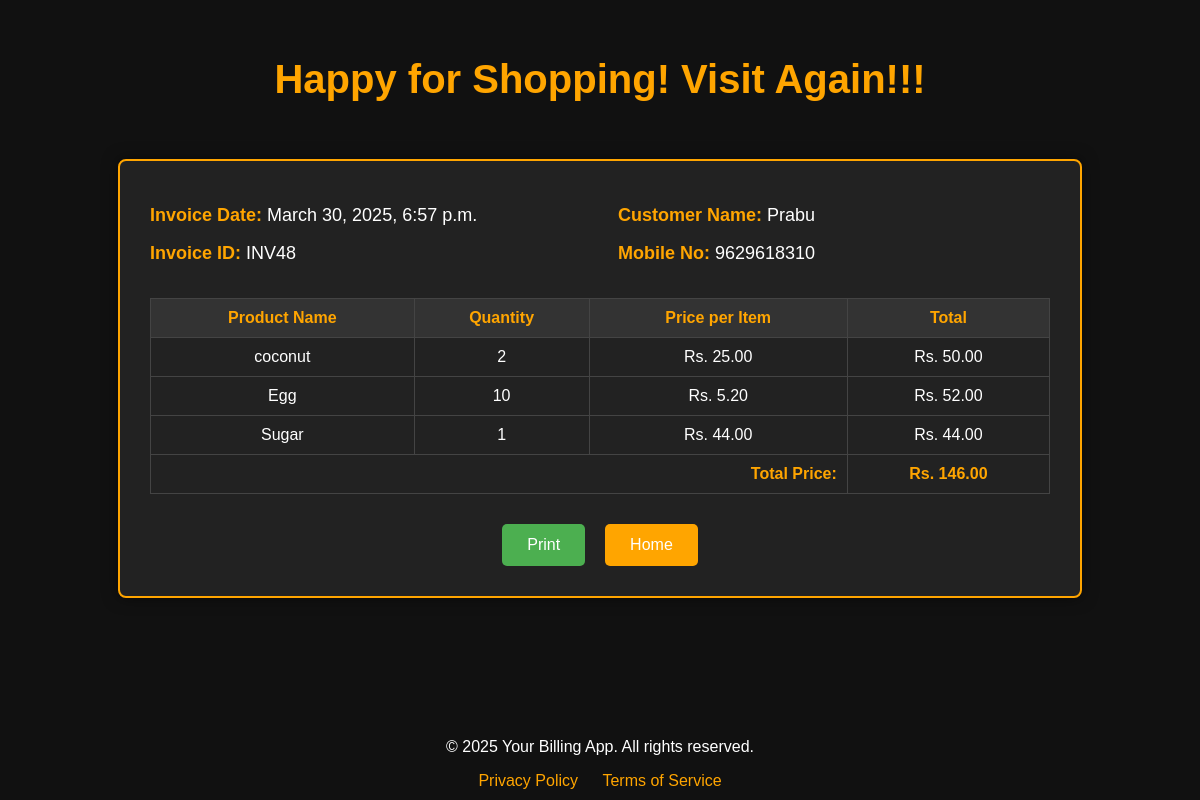
Page /print/ on the committed database.
### zero/models.py (models this page shows, shortened)
class Invoice(models.Model):
	invoiceid = models.AutoField(auto_created=True,primary_key=True)
	mobile = models.ForeignKey(Customer, on_delete=models.CASCADE, null=True, blank=True, default=None)
	total = models.DecimalField(max_digits=5,decimal_places=2,default = 0)
	invoicedate = models.DateTimeField(auto_now_add=True)

class Customer(models.Model):
	mobile_validator = RegexValidator(r'^\d{10}$', 'Enter a valid 10-digit mobile number.')
	customername = models.CharField(max_length = 200)
	mobileno = models.CharField(max_length = 10, primary_key=True, validators=[mobile_validator])
	def __str__ (self):
		return self.mobileno

class InvoiceList(models.Model):
	invoiceid = models.ForeignKey(Invoice, on_delete=models.CASCADE, null=True, blank=True, default=None, related_name='invoicelist')
	product = models.ForeignKey(Products, on_delete=models.CASCADE)
	quantity = models.IntegerField()
	total = models.DecimalField(max_digits=5,decimal_places=2)

class Products(models.Model):
	productid = models.AutoField(auto_created=True,primary_key=True)
	productname = models.CharField(max_length = 200)
	price = models.DecimalField(max_digits=5,decimal_places=2)
	purchaseprice = models.DecimalField(max_digits=5,decimal_places=2, default = 0)
	inwardqnty = models.IntegerField(default = 0)
	purchasedate = models.DateTimeField(auto_now=True)

### zero/views.py (the view)
# urls.py: path('print/', views.print, name = "print"),
def print(request):
	latest_invoice = Invoice.objects.latest('invoiceid')
	invoice_items = InvoiceList.objects.filter(invoiceid=latest_invoice)
	latest_mobile = latest_invoice.mobile
	customer_name = Customer.objects.get(mobileno=latest_mobile)
	latest_customername = customer_name.customername
	context = {'latest_invoice': latest_invoice,'invoice_items': invoice_items,'latest_mobile': latest_mobile,'latest_customername': latest_customername}
	return render(request, 'print.html', context)

### zero/templates/zero/print.html (shortened to what this page needs)
<!DOCTYPE html>
<html lang="en">
<head>
</head>
<body>
    <h1>Happy for Shopping! Visit Again!!!</h1>
    <div class="invoice-container">
        <div class="invoice-details">
            <div class="left-column">
                <p><strong>Invoice Date:</strong> {{ latest_invoice.invoicedate }}</p>
                <p><strong>Invoice ID:</strong> INV{{ latest_invoice.invoiceid }}</p>
            </div>
            <div class="right-column">
                <p><strong>Customer Name:</strong> {{ latest_customername }}</p>
                <p><strong>Mobile No:</strong> {{ latest_invoice.mobile }}</p>
            </div>
        </div>
        <table>
            <thead>
                <tr>
                    <th>Product Name</th>
                    <th>Quantity</th>
                    <th>Price per Item</th>
                    <th>Total</th>
                </tr>
            </thead>
            <tbody>
                {% for item in invoice_items %}
                <tr>
                    <td>{{ item.product.productname }}</td>
                    <td>{{ item.quantity }}</td>
                    <td>Rs. {{ item.product.price }}</td>
                    <td>Rs. {{ item.total }}</td>
                </tr>
                {% endfor %}
                <tr style="background-color: #333;">
                    <td colspan="3" style="text-align: right;" class="total-label">Total Price:</td>
                    <td class="total-price">Rs. {{ latest_invoice.total }}</td>
                </tr>
            </tbody>
        </table>
        <div class="buttons-container">
            <button class="print-btn" onclick="window.print()">Print</button>
            <a href="{% url 'home' %}"><button>Home</button></a>
        </div>
    </div>
    <footer>
        <p>© 2025 Your Billing App. All rights reserved.</p>
        <a href="#">Privacy Policy</a>
        <a href="#">Terms of Service</a>
    </footer>
</body>
</html>

### zero/templates/zero/print.html (style rules this page uses)
body { font-family: Arial, sans-serif; background-color: #111; color: white; margin: 0; padding: 0; box-sizing: border-box; }
h1 { text-align: center; color: orange; padding: 30px 0; font-size: 2.5em; }
.invoice-container { background-color: #222; border: 2px solid orange; border-radius: 8px; padding: 30px; width: 80%; max-width: 900px; margin: 20px auto; box-shadow: 0 0 15px rgba(0, 0, 0, 0.5); text-align: left; margin-bottom: 80px; }
.invoice-container p { font-size: 18px; line-height: 1.6; margin: 10px 0; }
.invoice-container p strong { color: orange; }
.invoice-details { display: flex; justify-content: space-between; gap: 20px; }
.invoice-details .left-column, .invoice-details .right-column { width: 48%; }
.buttons-container { display: flex; justify-content: center; gap: 20px; margin-top: 30px; }
.buttons-container button { background-color: orange; color: white; border: none; padding: 12px 25px; font-size: 16px; cursor: pointer; border-radius: 5px; transition: background-color 0.3s ease; }
.buttons-container .print-btn { background-color: #4CAF50; }
table { width: 100%; margin-top: 20px; border-collapse: collapse; }
th, td { padding: 10px; text-align: center; border: 1px solid #444; }
th { background-color: #333; color: orange; }
td { background-color: #222; }
footer { text-align: center; background-color: #111; color: white; padding: 10px 0; position: fixed; bottom: 0; width: 100%; }
footer a { color: orange; text-decoration: none; margin: 0 10px; }
.total-price { color: orange; font-weight: bold; }
.total-label { color: orange; font-weight: bold; }

### rows in the picture
Invoice: invoicedate "March 30, 2025, 6:57 p.m.", invoiceid "48", mobile "9629618310", total "146.00"
Customer: customername "Prabu"
InvoiceList: product.productname "coconut", quantity "2", product.price "25.00", total "50.00"
InvoiceList: product.productname "Egg", quantity "10", product.price "5.20", total "52.00"
InvoiceList: product.productname "Sugar", quantity "1", product.price "44.00", total "44.00"
